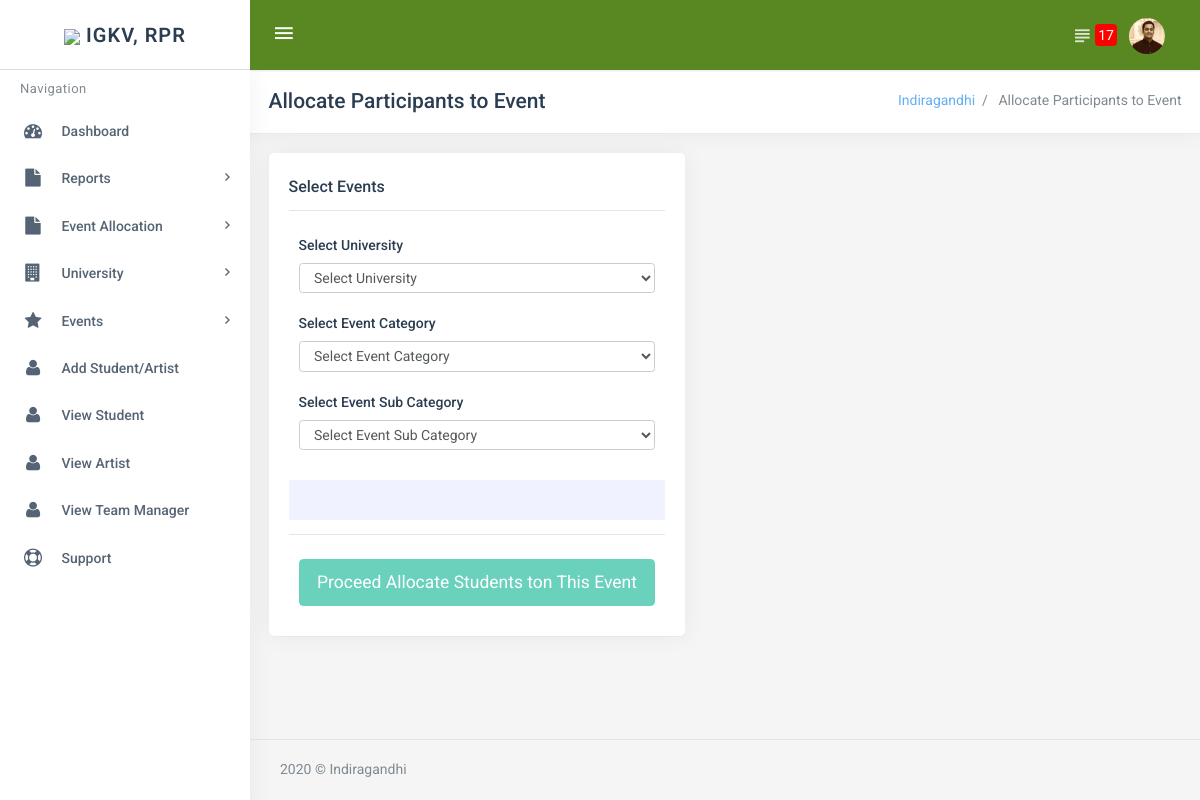
Screenshot of /allocate_student_to_event.php (signed in) with the database file from the repository.
### tables this page shows
CREATE TABLE `users` (
  `id` int(11) NOT NULL,
  `name` varchar(100) NOT NULL,
  `email` varchar(50) NOT NULL,
  `tx_address` varchar(60) NOT NULL,
  `file` varchar(150) NOT NULL DEFAULT 'default.jpg',
  `gender` varchar(10) NOT NULL,
  `date` timestamp NOT NULL DEFAULT CURRENT_TIMESTAMP ON UPDATE CURRENT_TIMESTAMP,
  `verified` varchar(20) NOT NULL DEFAULT 'True',
  `password` varchar(100) NOT NULL,
  `phone` varchar(20) NOT NULL,
  `activation_code` varchar(50) NOT NULL,
  `tutorial_taken` varchar(10) NOT NULL DEFAULT 'No',
  `balance` varchar(10) NOT NULL DEFAULT '0',
  `kyc_approved` varchar(20) NOT NULL DEFAULT 'Pending',
  `g_auth_key` varchar(50) NOT NULL
);

### pdo_class_data.php (called while the page is built, shortened)
<?php
  function authenticate(){
    if(isset($_SESSION['user'], $_SESSION['loged_primitives']))
      {
         include 'connection.php';
          $pdo = new PDO($dsn, $user, $pass, $opt);
          try {
              $stmt = $pdo->prepare('SELECT * FROM users WHERE email ="'.$_SESSION['user'].'"');
          } catch(PDOException $ex) {
              echo "An Error occured!";
              print_r($ex->getMessage());
          }
          $stmt->execute();
          $user = $stmt->fetch();
          $pass = md5($user['password']);
           return $user;      }
      else
      {
        header('Location:sign_in.php?choice=error&value=Session timed out. Login again.');
      }
       return $user;
  }
?>

### administrator/function.php (called while the page is built, shortened)
<?php
    function count_notification($table, $id){
        include 'connection.php';
            $dsn = "mysql:host=$host;dbname=$db;charset=$charset";
            $opt = [
                PDO::ATTR_ERRMODE            => PDO::ERRMODE_EXCEPTION,
                PDO::ATTR_DEFAULT_FETCH_MODE => PDO::FETCH_ASSOC,
                PDO::ATTR_EMULATE_PREPARES   => false,
            ];
        $pdo = new PDO($dsn, $user, $pass, $opt);
      try {
          $stmt = $pdo->prepare('SELECT * FROM `notification` WHERE `user_id`='.$id.' AND `status`="Unread" ORDER BY date DESC');
      } catch(PDOException $ex) {
          echo "An Error occured!";
          print_r($ex->getMessage());
      }
      $stmt->execute();
      $user = $stmt->rowCount();
      return $user;
    }
 ?>

### allocate_student_to_event.php (the view, shortened to what this page needs)
<?php require 'includes/header_start.php'; ?>
<link rel="stylesheet" href="assets/plugins/morris/morris.css">
<?php require 'includes/header_end.php'; ?>
<div class="content-page">
    <div class="content">
        <div class="container">
            <div class="row">
                <div class="col-xs-12">
                    <div class="page-title-box">
                        <h4 class="page-title">Allocate Participants to Event </h4>
                        <ol class="breadcrumb p-0">
                            <li><a href="#"><?php echo $pdo_auth['name'];?></a></li>
                            <li class="active">  Allocate Participants to Event  </li>
                        </ol>
                        <div class="clearfix"></div>
                    </div>
                </div>
            </div>
            <div class="row">
                <div class="col-xl-4 col-xs-12">
                    <form action="allocate_student_handle.php" method="POST" enctype="multipart/form-data" >
                      <div class="card-box items">
                        <div style="padding-bottom: 5px;"></div>
                        <h2 style="font-size: 16px;">Select Events  </h2> <hr/>
                        <div style="padding:10px">
                          <label>Select University</label>
                          <select name="university" id="university" class="form-control" required="">
                            <option value="">Select University</option>
                          </select>
                        </div>
                        <div style="padding:10px">
                          <label>Select Event Category</label>
                          <select name="event_category" id="event_category" class="form-control" required="">
                            <option value="">Select Event Category</option>
                          </select>
                        </div>
                        <div style="padding:10px">
                          <label>Select Event Sub Category</label>
                          <select name="event_sub_category" class="form-control" id="event_sub_category" required="">
                            <option>Select Event Sub Category</option>
                          </select>
                        </div>
                        <div style="padding: 10px;"></div>
                        <div style="padding: 20px;background-color: #f0f2ff" id="event_details">
                        </div>
                        <hr/>
                        <div style="padding:10px;"><input type="submit" disabled="" id="bty" value="Proceed Allocate Students ton This Event " class="btn btn-lg btn-success" /></div>
                     </div>
                    </form>
                </div>
            </div>
        </div>
    </div>
</div>
<?php require 'includes/footer_start.php' ?>
<?php require 'includes/footer_end.php' ?>

### includes/topbar.php (shortened to what this page needs)
<div class="topbar">
    <div class="topbar-left" style="border-bottom: solid 1px #ddd">
        <a href="dashboard.php" class="logo" id="logo-tour"><img src="iop.png" style="width: 30px;"> <span style="border-top:solid 10px transparent;">IGKV, RPR</span></a>
    </div>
    <nav class="navbar navbar-custom" style="background-color: #598823">
        <ul class="nav navbar-nav">
            <li class="nav-item">
                <button class="button-menu-mobile open-left waves-light waves-effect">
                    <i class="zmdi zmdi-menu"></i>
                </button>
            </li>
        </ul>
        <ul class="nav navbar-nav pull-right">
            <li class="nav-item dropdown notification-list">
                <a class="nav-link waves-effect waves-light right-bar-toggle" href="javascript:void(0);" style="display: block;position: relative;">
                    <i class="zmdi zmdi-format-subject noti-icon"></i> <span style="background-color: red;color: #fff;border-radius:4px;margin-left:-10px;padding:3px;z-index: 1000">
                        <?php echo count_notification("notification", $pdo_auth['id']); ?></span>
                </a>
            </li>
            <li class="nav-item dropdown notification-list">
                <a class="nav-link dropdown-toggle arrow-none waves-effect waves-light nav-user"
                   data-toggle="dropdown" href="#" role="button"
                   aria-haspopup="false" aria-expanded="false">
                    <img src="profile/<?php echo $pdo_auth['file']; ?>" alt="user" class="img-circle">
                </a>
            </li>
        </ul>
    </nav>
</div>

### includes/footer_start.php (shortened to what this page needs)
<footer class="footer text-right">
    <?php echo date("Y"); ?> &copy; <?php echo $pdo_auth['name']; ?>
</footer>
</div>

### rows the page displays
users: file (picture), name "Indiragandhi"

### other values shown
count_notification("notification", $pdo_auth['id']) "17"
